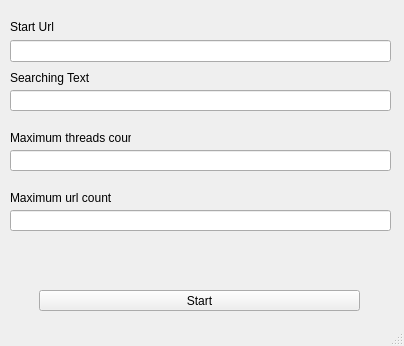
<?xml version="1.0" encoding="UTF-8"?>
<ui version="4.0">
 <class>MainWindow</class>
 <widget class="QMainWindow" name="MainWindow">
  <property name="geometry">
   <rect>
    <x>0</x>
    <y>0</y>
    <width>404</width>
    <height>346</height>
   </rect>
  </property>
  <property name="windowTitle">
   <string>MainWindow</string>
  </property>
  <widget class="QWidget" name="centralWidget">
   <property name="minimumSize">
    <size>
     <width>404</width>
     <height>297</height>
    </size>
   </property>
   <widget class="QLineEdit" name="inputUrl">
    <property name="enabled">
     <bool>true</bool>
    </property>
    <property name="geometry">
     <rect>
      <x>10</x>
      <y>40</y>
      <width>381</width>
      <height>22</height>
     </rect>
    </property>
    <property name="maxLength">
     <number>512</number>
    </property>
   </widget>
   <widget class="QLineEdit" name="searchText">
    <property name="geometry">
     <rect>
      <x>10</x>
      <y>90</y>
      <width>381</width>
      <height>21</height>
     </rect>
    </property>
    <property name="maxLength">
     <number>6</number>
    </property>
   </widget>
   <widget class="QLineEdit" name="maximumThreads">
    <property name="geometry">
     <rect>
      <x>10</x>
      <y>150</y>
      <width>381</width>
      <height>21</height>
     </rect>
    </property>
    <property name="maxLength">
     <number>6</number>
    </property>
   </widget>
   <widget class="QLineEdit" name="maximumUrlCount">
    <property name="geometry">
     <rect>
      <x>10</x>
      <y>210</y>
      <width>381</width>
      <height>21</height>
     </rect>
    </property>
    <property name="inputMask">
     <string/>
    </property>
    <property name="maxLength">
     <number>32767</number>
    </property>
   </widget>
   <widget class="QPushButton" name="buttonStart">
    <property name="geometry">
     <rect>
      <x>39</x>
      <y>290</y>
      <width>321</width>
      <height>21</height>
     </rect>
    </property>
    <property name="text">
     <string>Start</string>
    </property>
   </widget>
   <widget class="QLabel" name="LabelStartUrl">
    <property name="geometry">
     <rect>
      <x>10</x>
      <y>20</y>
      <width>47</width>
      <height>13</height>
     </rect>
    </property>
    <property name="text">
     <string>Start Url</string>
    </property>
   </widget>
   <widget class="QLabel" name="LabelTextForSearch">
    <property name="geometry">
     <rect>
      <x>10</x>
      <y>70</y>
      <width>161</width>
      <height>16</height>
     </rect>
    </property>
    <property name="text">
     <string>Searching Text</string>
    </property>
   </widget>
   <widget class="QLabel" name="LabelMaximumthreads">
    <property name="geometry">
     <rect>
      <x>10</x>
      <y>130</y>
      <width>121</width>
      <height>16</height>
     </rect>
    </property>
    <property name="text">
     <string>Maximum threads count</string>
    </property>
   </widget>
   <widget class="QLabel" name="LabelMaximumConnections">
    <property name="geometry">
     <rect>
      <x>10</x>
      <y>190</y>
      <width>141</width>
      <height>16</height>
     </rect>
    </property>
    <property name="text">
     <string>Maximum url count</string>
    </property>
   </widget>
  </widget>
  <widget class="QStatusBar" name="statusBar"/>
  <action name="actionExit">
   <property name="text">
    <string>Exit</string>
   </property>
  </action>
 </widget>
 <layoutdefault spacing="6" margin="11"/>
 <resources/>
 <connections/>
</ui>
